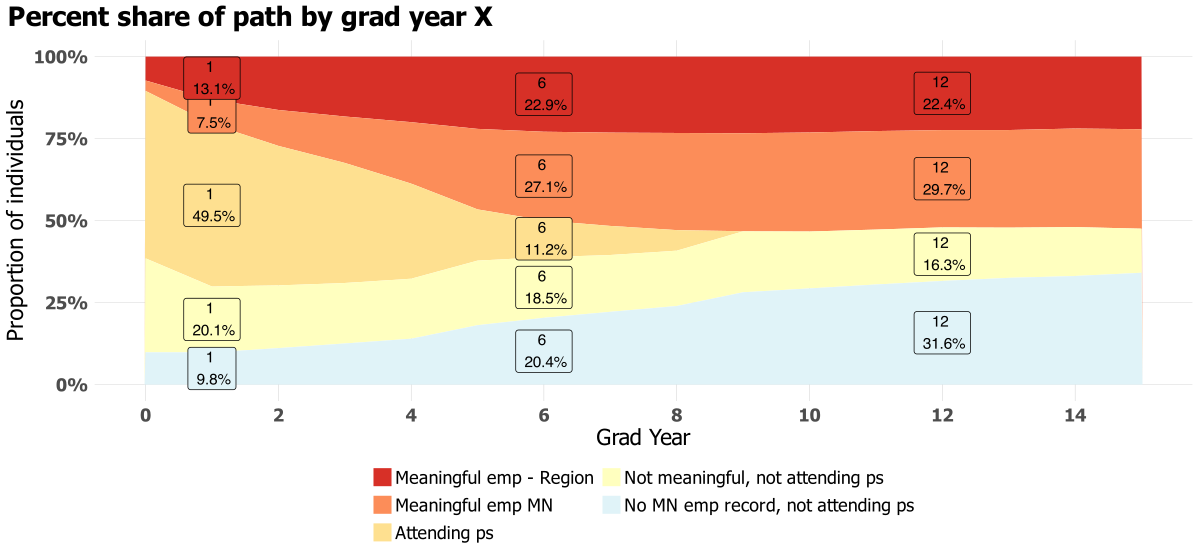

Reproduce this figure in R.
# library -----------------------------------------------------------------
library(tidyverse)
library(sf)
library(ggrepel)
library(scales)
library(ggiraph)
library(rmapshaper)
library(cowplot)
library(RColorBrewer)
library(extrafont)
library(lubridate)
library(systemfonts)
reset_font_cache()
library(ggtext)
library(readxl)
library(ggforce)


rm(list = ls())

theme_bar <- theme_bw() +
  theme(panel.grid.major = element_line(color = "grey70", size = 0.1),
        panel.grid.minor = element_blank(),
        axis.ticks = element_blank(),
        axis.text = element_text(face = "bold"),
        panel.border = element_blank(),
        legend.background = element_rect(fill = "transparent", color = "transparent"),
        legend.key = element_rect(fill = "transparent"),
        legend.key.size = unit(1, "lines"),
        legend.margin = margin(0,0,0,0),
        legend.title = element_blank(),
        legend.text = element_text(margin = margin(l = 2)),
        text = element_text(family = "Tahoma"),
        plot.title.position = "plot",
        plot.title = element_text(face = "bold"))

theme_line <- theme_bw() +
  theme(legend.background = element_rect(fill = "transparent", color = "transparent"),
        legend.key = element_rect(fill = "transparent"),
        legend.text = element_text(margin = margin(l = 2)),
        panel.grid.minor = element_blank(),
        panel.grid.major = element_line(color = "grey70", size = 0.1),
        axis.ticks = element_blank(),
        axis.text = element_text(face = "bold"),
        panel.border = element_blank(),
        legend.margin = margin(0,0,0,0),
        legend.key.size = unit(1, "lines"),
        text = element_text(family = "Tahoma"),
        plot.title.position = "plot",
        plot.title = element_text(face = "bold"))

theme_sf <- theme_bw() +
  theme(axis.text.x=element_blank(),
        axis.text.y=element_blank(),
        axis.ticks=element_blank(),
        panel.background = element_blank(),
        panel.grid.major = element_line(color = "white"),
        panel.border = element_blank(),
        plot.title = element_text(face = "bold"),
        legend.title = element_blank(),
        legend.text = element_text(margin = margin(l = 2)),
        legend.margin = margin(0,0,0,0),
        legend.key.size = unit(1, "lines"),
        text = element_text(family = "Tahoma"),
        plot.title.position = "plot")

regions <- read_csv("/Users/kellyasche/Library/CloudStorage/GoogleDrive-kasche@ruralmn.org/My Drive/Data Prep/R Projects/Join docs/county_regions.csv") %>%
  select(5,6) %>%
  unique() %>%
  mutate(edr = str_replace(edr, "  ", " "),
         planning.region = str_replace(planning.region, " Minnesota", ""),
         planning.region = fct_relevel(planning.region, "Northwest", "Northeast", "Central", "Seven County Mpls-St Paul", "Southwest", "Southeast"),
         edr = fct_relevel(edr, "EDR 1 - Northwest", "EDR 2 - Headwaters", "EDR 3 - Arrowhead", "EDR 4 - West Central", "EDR 5 - North Central", "EDR 6E- Southwest Central", "EDR 6W- Upper Minnesota Valley", "EDR 7E- East Central", "EDR 7W- Central", "EDR 8 - Southwest", "EDR 9 - South Central", "EDR 10 - Southeast", "EDR 11 - 7 County Twin Cities", "Minnesota"))

counties.regions <- read_csv("/Users/kellyasche/Library/CloudStorage/GoogleDrive-kasche@ruralmn.org/My Drive/Data Prep/R Projects/Join docs/county_regions.csv") %>%
  rename(mif = `MIF Region`) %>%
  mutate(countyfp = formatC(countyfp, width = 3, flag = "0"),
         Name = str_to_title(Name),
         Name = str_replace(Name, "Q", "q"),
         Name = str_replace(Name, "Of The", "of the"),
         Name = str_replace(Name, "Mcleod", "McLeod"),
         Dem_Desc = ifelse(Name == "Minnesota", "Minnesota", Dem_Desc),
         Dem_Desc = fct_relevel(Dem_Desc, "Entirely rural", "Town/rural mix", "Urban/town/rural mix", "Entirely urban"),
         edr = str_replace(edr, "  ", " "),
         planning.region = str_replace(planning.region, " Minnesota", ""),
         planning.region = fct_relevel(planning.region, "Northwest", "Northeast", "Central", "Seven County Mpls-St Paul", "Southwest", "Southeast"),
         edr = fct_relevel(edr, "EDR 1 - Northwest", "EDR 2 - Headwaters", "EDR 3 - Arrowhead", "EDR 4 - West Central", "EDR 5 - North Central", "EDR 6E- Southwest Central", "EDR 6W- Upper Minnesota Valley", "EDR 7E- East Central", "EDR 7W- Central", "EDR 8 - Southwest", "EDR 9 - South Central", "EDR 10 - Southeast", "EDR 11 - 7 County Twin Cities", "Minnesota"),
         mif = ifelse(is.na(mif), "TC", mif),
         mif = as.factor(mif),
         mif = fct_relevel(mif, "NW", "NE", "WC", "EC", "SW", "SE", "TC"))
color.ruca <- c("Entirely rural" = "#009933", "Town/rural mix" = "#99CC33", "Urban/town/rural mix" = "#CC9966", "Entirely urban" = "#754C29")

color.pr <- c("Northwest" = "#4575b4","Northeast" = "grey", "Central" = "#fee090", "Seven County Mpls-St Paul" = "#d73027", "Southwest" = "#91bfdb", "Southeast" = "#fc8d59")

color.edr <- c("EDR 1 - Northwest" = "#b3cde3", "EDR 2 - Headwaters" = "#8c96c6", "EDR 3 - Arrowhead" = "#fe9929", "EDR 4 - West Central" = "#8856a7", "EDR 5 - North Central" = "#810f7c", "EDR 6E- Southwest Central" = "#e5f5f9", "EDR 6W- Upper Minnesota Valley" = "#bdc9e1", "EDR 7E- East Central" = "#99d8c9", "EDR 7W- Central" = "#2ca25f", "EDR 8 - Southwest" = "#74a9cf", "EDR 9 - South Central" = "#0570b0", "EDR 10 - Southeast" = "#d7301f", "EDR 11 - 7 County Twin Cities" = "#d8b365")

color.edr.simple <- c("EDR 1" = "#b3cde3", "EDR 2" = "#8c96c6", "EDR 3" = "#fe9929", "EDR 4" = "#8856a7", "EDR 5" = "#810f7c", "EDR 6E" = "#e5f5f9", "EDR 6W" = "#bdc9e1", "EDR 7E" = "#99d8c9", "EDR 7W" = "#2ca25f", "EDR 8" = "#74a9cf", "EDR 9" = "#0570b0", "EDR 10" = "#d7301f", "EDR 11" = "#d8b365", "Minnesota" = "black")

color.pr.edr <- c ("Northwest" = "#4575b4","Northeast" = "#e0f3f8", "Central" = "#fee090", "Seven County Mpls-St Paul" = "#d73027", "Southwest" = "#91bfdb", "Southeast" = "#fc8d59", "Minnesota" = "black", "EDR 1 - Northwest" = "#b3cde3", "EDR 2 - Headwaters" = "#8c96c6", "EDR 3 - Arrowhead" = "#fe9929", "EDR 4 - West Central" = "#8856a7", "EDR 5 - North Central" = "#810f7c", "EDR 6E- Southwest Central" = "#e5f5f9", "EDR 6W- Upper Minnesota Valley" = "#bdc9e1", "EDR 7E- East Central" = "#99d8c9", "EDR 7W- Central" = "#2ca25f", "EDR 8 - Southwest" = "#74a9cf", "EDR 9 - South Central" = "#0570b0", "EDR 10 - Southeast" = "#d7301f", "EDR 11 - 7 County Twin Cities" = "#d8b365")

color.six <- c("#009933", "#4575b4", "grey", "#fee090", "#fc8d59", "#d73027")

mn_counties <- st_read("/Users/kellyasche/Library/CloudStorage/GoogleDrive-kasche@ruralmn.org/My Drive/Data Prep/R Projects/Shapefiles/County shapefiles/MNCounties_MNDOT.shp", quiet = TRUE) %>%
  ms_simplify(keep = .01, keep_shapes = TRUE) %>%
  rename(countyfp = FIPS_CODE)

counties.regions.1 <- counties.regions %>%
  mutate(statefp = "27",
         project.pr = ifelse(edr %in% c("EDR 1 - Northwest", "EDR 2 - Headwaters", "EDR 4 - West Central"), "Northwest",
                             ifelse(edr == "EDR 3 - Arrowhead", "Northeast",
                                    ifelse(edr %in% c("EDR 5 - North Central", "EDR 7E- East Central", "EDR 7W- Central"), "Central",
                                           ifelse(edr %in% c("EDR 6E- Southwest Central", "EDR 6W- Upper Minnesota Valley", "EDR 8 - Southwest"), "Southwest",
                                                  ifelse(edr %in% c("EDR 9 - South Central", "EDR 10 - Southeast"), "Southern", as.character(planning.region)))))),
         project.pr = fct_relevel(project.pr, "Northwest", "Northeast", "Central", "Seven County Mpls-St Paul", "Southwest", "Southern"))

color.project.pr <- c("Northwest" = "#4575b4","Northeast" = "grey", "Central" = "#fee090", "Seven County Mpls-St Paul" = "#d73027", "Southwest" = "#91bfdb", "Southern" = "#fc8d59")


# Prep data ---------------------------------------------------------------

original <- read_csv("Data/SLEDS/Masters/States/annual-seven-states.csv")

data <- original %>%
  mutate(states = as.factor(states),
         emp.states = ifelse(states %in% c("Meaningful emp County", "Meaningful emp EDR", "Meaningful emp region"), "Meaningful emp - Region", as.character(states)),
         emp.states = as.factor(emp.states)) %>%
  filter(states != "After 2023") %>%
  group_by(grad.year, emp.states) %>%
  summarize(n = n()) %>%
  ungroup() %>%
  group_by(grad.year) %>%
  mutate(pct = n / sum(n)) %>%
  ungroup() %>%
  mutate(data_id = seq(n())) %>%
  mutate(grad.year = str_sub(grad.year, -2, -1),
         grad.year = str_replace(grad.year, "[.]", ""),
         grad.year = as.numeric(grad.year)) %>%
  mutate(emp.states = fct_relevel(emp.states, "Meaningful emp - Region", "Meaningful emp MN", "Attending ps", "Not meaningful, not attending ps", "No MN emp record, not attending ps")) %>%
  group_by(grad.year) %>%
  arrange(desc(emp.states)) %>%
  mutate(cum.pct = cumsum(pct),
         x.loc = cum.pct - ((cum.pct - lag(cum.pct)) / 2),
         x.loc = ifelse(emp.states == "No MN emp record, not attending ps", cum.pct/2, x.loc)) %>%
  ungroup()

ggplot(data, aes(as.numeric(grad.year), pct, fill = emp.states, group = emp.states)) +
  geom_area_interactive(aes(data_id = data_id, tooltip = paste("State: ", emp.states, "\n", percent(pct, accuracy = .1), sep = ""))) +
  geom_label(data = filter(data, grad.year %in% c(1, 6, 12)), aes(x = as.numeric(grad.year), y = x.loc, label = paste(grad.year, "\n", percent(pct, accuracy = .1))), show.legend = FALSE) +
  labs(x="Grad Year", y = "Proportion of individuals", color="", title = "Percent share of path by grad year X")+
  scale_y_continuous(labels=scales::percent)+
  scale_x_continuous(breaks = seq(0, 20, 2)) +
  theme_bar+
  scale_fill_manual(values = brewer.pal(n = 7, "RdYlBu"),
                    guide = guide_legend(ncol = 2)) +
  theme(legend.position = "bottom",
        text = element_text(size = 16))


ggsave(filename = "Charts/EPIC/annual-emp-states-prop.pdf", device = cairo_pdf, dpi = "print", width = 12, height = 5.5)
